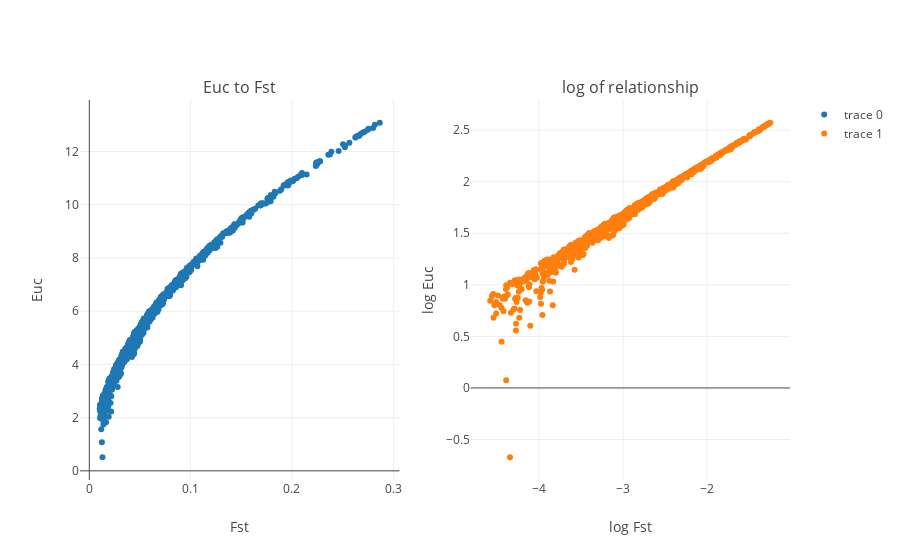

Notebook code cell kept with this figure:
### Markdown cell above
### Euclidian distances in feature space and *Fst*

### Code cell
from plotly import tools
trim= list(range(len(fst_x)))

trace1= go.Scatter(
    x= [np.exp(fst_x[x]) for x in trim],
    y= [np.exp(y_true[x]) for x in trim],
    mode= 'markers'
    )

trace2= go.Scatter(
    x= [fst_x[x] for x in trim],
    y= [y_true[x] for x in trim],
    mode= 'markers'
    )

fig = tools.make_subplots(rows=1, cols=2,
                         subplot_titles=('Euc to Fst','log of relationship'))

fig.append_trace(trace1, 1, 1)
fig.append_trace(trace2, 1, 2)

fig['layout']['xaxis1'].update(title='Fst')
fig['layout']['xaxis2'].update(title='log Fst')

fig['layout']['yaxis1'].update(title='Euc')
fig['layout']['yaxis2'].update(title='log Euc')


layout = go.Layout(
    title= 'Euclidian distances to fst',
    yaxis=dict(
        title='fst'),
    xaxis=dict(
        title='fst')
)

fig= go.Figure(data=fig, layout=layout)
iplot(fig)

### Figure 1 — Plotly figure (JSON) as saved in the notebook; plotly's stock layout.template omitted (floating-point values rounded to 4 significant figures; data arrays with more than 128 entries replaced by an {"elided": "..."} marker saying what was removed)
{"data": [{"mode": "markers", "type": "scatter", "uid": "1cad5b6d-4fa1-4a3f-8cbc-1e03f6011ddf", "x": {"elided": "1133 float values"}, "xaxis": "x", "y": {"elided": "1133 float values"}, "yaxis": "y"}, {"mode": "markers", "type": "scatter", "uid": "54f14783-5cba-42d3-9264-7c8c074f4d7e", "x": {"elided": "1133 float values"}, "xaxis": "x2", "y": {"elided": "1133 float values"}, "yaxis": "y2"}], "layout": {"annotations": [{"font": {"size": 16}, "showarrow": false, "text": "Euc to Fst", "x": 0.225, "xanchor": "center", "xref": "paper", "y": 1, "yanchor": "bottom", "yref": "paper"}, {"font": {"size": 16}, "showarrow": false, "text": "log of relationship", "x": 0.775, "xanchor": "center", "xref": "paper", "y": 1, "yanchor": "bottom", "yref": "paper"}], "xaxis": {"anchor": "y", "domain": [0, 0.45], "title": "Fst"}, "xaxis2": {"anchor": "y2", "domain": [0.55, 1], "title": "log Fst"}, "yaxis": {"anchor": "x", "domain": [0, 1], "title": "Euc"}, "yaxis2": {"anchor": "x2", "domain": [0, 1], "title": "log Euc"}}}
